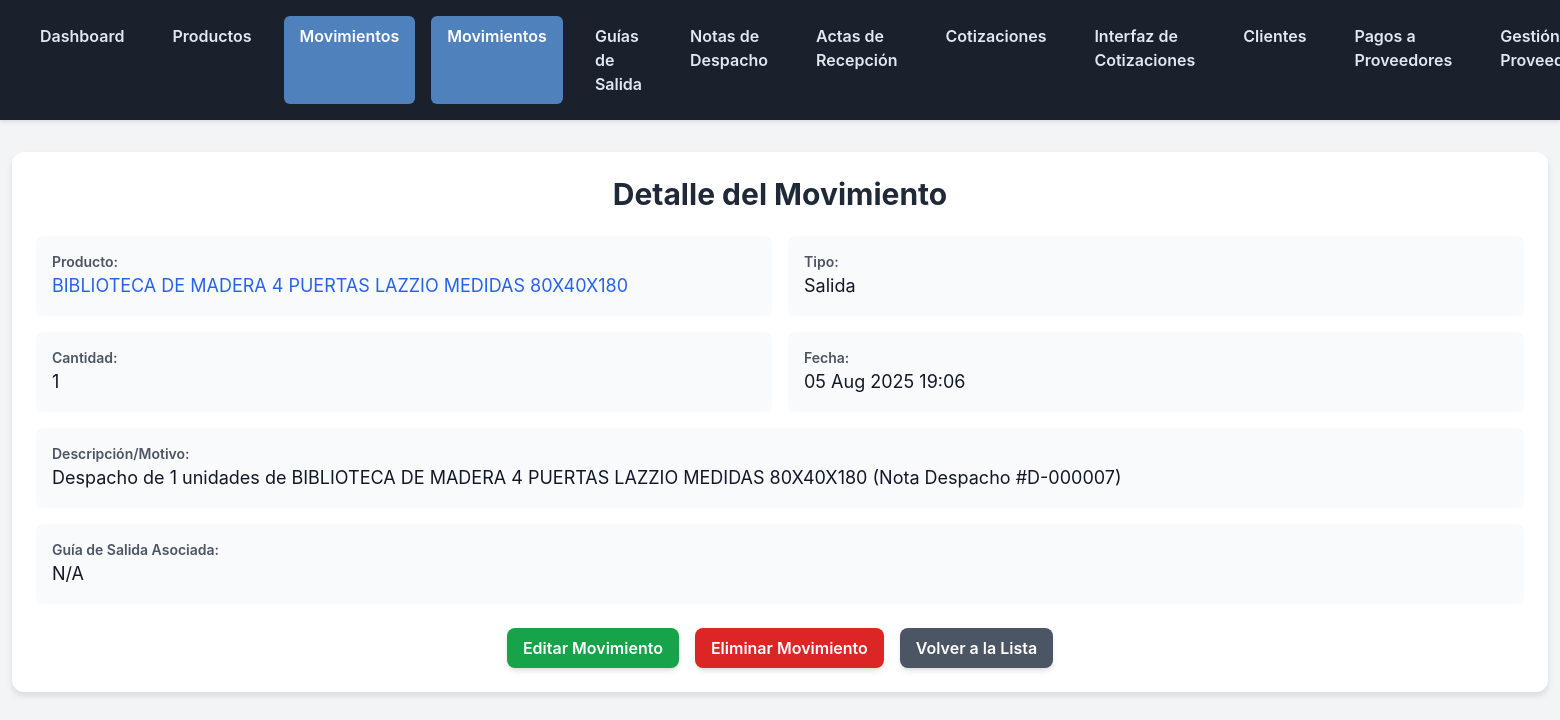
/inventario/movimientos/11/ (signed in), run on the app's committed database.
### inventario/models.py (models this page shows, shortened)
class Movimiento(models.Model):
    TIPO_MOVIMIENTO = (
        ('entrada', 'Entrada'),
        ('salida', 'Salida'),
    )
    producto = models.ForeignKey(
        Producto,
        on_delete=models.PROTECT,
        related_name='movimientos'
    )
    tipo = models.CharField(max_length=10, choices=TIPO_MOVIMIENTO, verbose_name="Tipo de Movimiento")
    cantidad = models.PositiveIntegerField(verbose_name="Cantidad")
    fecha = models.DateTimeField(auto_now_add=True, db_index=True, verbose_name="Fecha del Movimiento")
    descripcion = models.CharField(max_length=255, blank=True, verbose_name="Descripción/Motivo")
    guia_salida = models.ForeignKey(
        'GuiaSalida',
        on_delete=models.SET_NULL,
        null=True,
        blank=True,
        related_name='movimientos_agrupados',
        verbose_name="Guía de Salida Asociada"
    )
    acta_recepcion = models.ForeignKey(
        'ActaRecepcion',
        on_delete=models.SET_NULL,
        null=True,
        blank=True,
        related_name='movimientos_agrupados',
        verbose_name="Acta de Recepción Asociada"
    )
    class Meta:
        verbose_name = "Movimiento de Inventario"
        verbose_name_plural = "Movimientos de Inventario"

class Producto(models.Model):
    nombre = models.CharField(max_length=200, db_index=True, verbose_name="Nombre del Producto")
    descripcion = models.TextField(blank=True, verbose_name="Descripción")
    sku = models.CharField(max_length=100, unique=True, db_index=True, verbose_name="SKU (Código de Artículo)")
    cantidad = models.PositiveIntegerField(default=0, verbose_name="Cantidad en Stock")
    precio = models.DecimalField(max_digits=10, decimal_places=2, verbose_name="Precio")
    foto = models.ImageField(upload_to='productos_fotos/', null=True, blank=True)
    foto = models.ImageField(
        upload_to='product_photos/',
        blank=True,
        null=True,
        verbose_name="Foto Referencial"
    )
    unidad_medida = models.ForeignKey(UnidadMedida, on_delete=models.SET_NULL, null=True, blank=True, verbose_name="Unidad de Medida")
    proveedor = models.ForeignKey(Proveedor, on_delete=models.SET_NULL, null=True, blank=True, verbose_name="Proveedor Principal")
    almacen = models.ForeignKey(Almacen, on_delete=models.SET_NULL, null=True, blank=True, verbose_name="Almacén")
    stock_minimo = models.PositiveIntegerField(default=0, verbose_name="Stock Mínimo")
    marca = models.CharField(max_length=100, blank=True, verbose_name="Marca")
    modelo = models.CharField(max_length=100, blank=True, verbose_name="Modelo")
    fecha_creacion = models.DateTimeField(auto_now_add=True, verbose_name="Fecha de Creación")
    fecha_actualizacion = models.DateTimeField(auto_now=True, verbose_name="Fecha de Actualización")
    class Meta:
        verbose_name = "Producto"
        verbose_name_plural = "Productos"

### inventario/views.py (the view)
# urls.py: path('movimientos/<int:pk>/', views.MovimientoDetailView.as_view(), name='movimiento_detail'),
class MovimientoDetailView(LoginRequiredMixin, DetailView):
    model = Movimiento
    template_name = 'inventario/movimiento_detail.html'
    context_object_name = 'movimiento'

### inventario/templates/inventario/movimiento_detail.html (shortened to what this page needs)
{% extends 'inventario/base.html' %}
{% block content %}
<h1 class="text-3xl font-bold text-gray-800 mb-6 text-center">Detalle del Movimiento</h1>
<div class="grid grid-cols-1 md:grid-cols-2 gap-4 mb-6">
    <div class="bg-gray-50 p-4 rounded-lg">
        <p class="text-sm font-semibold text-gray-600">Producto:</p>
        <p class="text-lg text-gray-900">
            <a href="{% url 'inventario:product_detail' movimiento.producto.pk %}" class="text-blue-600 hover:underline">
                {{ movimiento.producto.nombre }}
            </a>
        </p>
    </div>
    <div class="bg-gray-50 p-4 rounded-lg">
        <p class="text-sm font-semibold text-gray-600">Tipo:</p>
        <p class="text-lg text-gray-900">{{ movimiento.get_tipo_display }}</p>
    </div>
    <div class="bg-gray-50 p-4 rounded-lg">
        <p class="text-sm font-semibold text-gray-600">Cantidad:</p>
        <p class="text-lg text-gray-900">{{ movimiento.cantidad }}</p>
    </div>
    <div class="bg-gray-50 p-4 rounded-lg">
        <p class="text-sm font-semibold text-gray-600">Fecha:</p>
        <p class="text-lg text-gray-900">{{ movimiento.fecha|date:"d M Y H:i" }}</p>
    </div>
    <div class="bg-gray-50 p-4 rounded-lg col-span-full">
        <p class="text-sm font-semibold text-gray-600">Descripción/Motivo:</p>
        <p class="text-lg text-gray-900">{{ movimiento.descripcion|default:"N/A" }}</p>
    </div>
    <div class="bg-gray-50 p-4 rounded-lg col-span-full">
        <p class="text-sm font-semibold text-gray-600">Guía de Salida Asociada:</p>
        <p class="text-lg text-gray-900">
            {% if movimiento.guia_salida %}
                <a href="{% url 'inventario:guia_salida_detail' movimiento.guia_salida.pk %}" class="text-blue-600 hover:underline">
                    {{ movimiento.guia_salida.destinatario }} (ID: {{ movimiento.guia_salida.pk }})
                </a>
            {% else %}
                N/A
            {% endif %}
        </p>
    </div>
</div>
<div class="flex justify-center space-x-4 mt-6">
    <a href="{% url 'inventario:movimiento_update' movimiento.pk %}" class="bg-green-600 hover:bg-green-700 text-white font-semibold py-2 px-4 rounded-lg shadow-md transition duration-300 ease-in-out transform hover:scale-105">
        Editar Movimiento
    </a>
    <a href="{% url 'inventario:movimiento_delete' movimiento.pk %}" class="bg-red-600 hover:bg-red-700 text-white font-semibold py-2 px-4 rounded-lg shadow-md transition duration-300 ease-in-out transform hover:scale-105">
        Eliminar Movimiento
    </a>
    <a href="{% url 'inventario:movimiento_list' %}" class="bg-gray-600 hover:bg-gray-700 text-white font-semibold py-2 px-4 rounded-lg shadow-md transition duration-300 ease-in-out transform hover:scale-105">
        Volver a la Lista
    </a>
</div>
{% endblock %}

### inventario/templates/inventario/base.html (style rules this page uses)
body { font-family: 'Inter', sans-serif; background-color: #f3f4f6; color: #333; }

### data on the page
Movimiento: producto.nombre "BIBLIOTECA DE MADERA 4 PUERTAS LAZZIO MEDIDAS 80X40X180", tipo "Salida", cantidad "1", fecha "05 Aug 2025 19:06", descripcion "Despacho de 1 unidades de BIBLIOTECA DE MADERA 4 PUERTAS LAZZIO MEDIDAS 80X40X180 (Nota Despacho #D-000007)"
